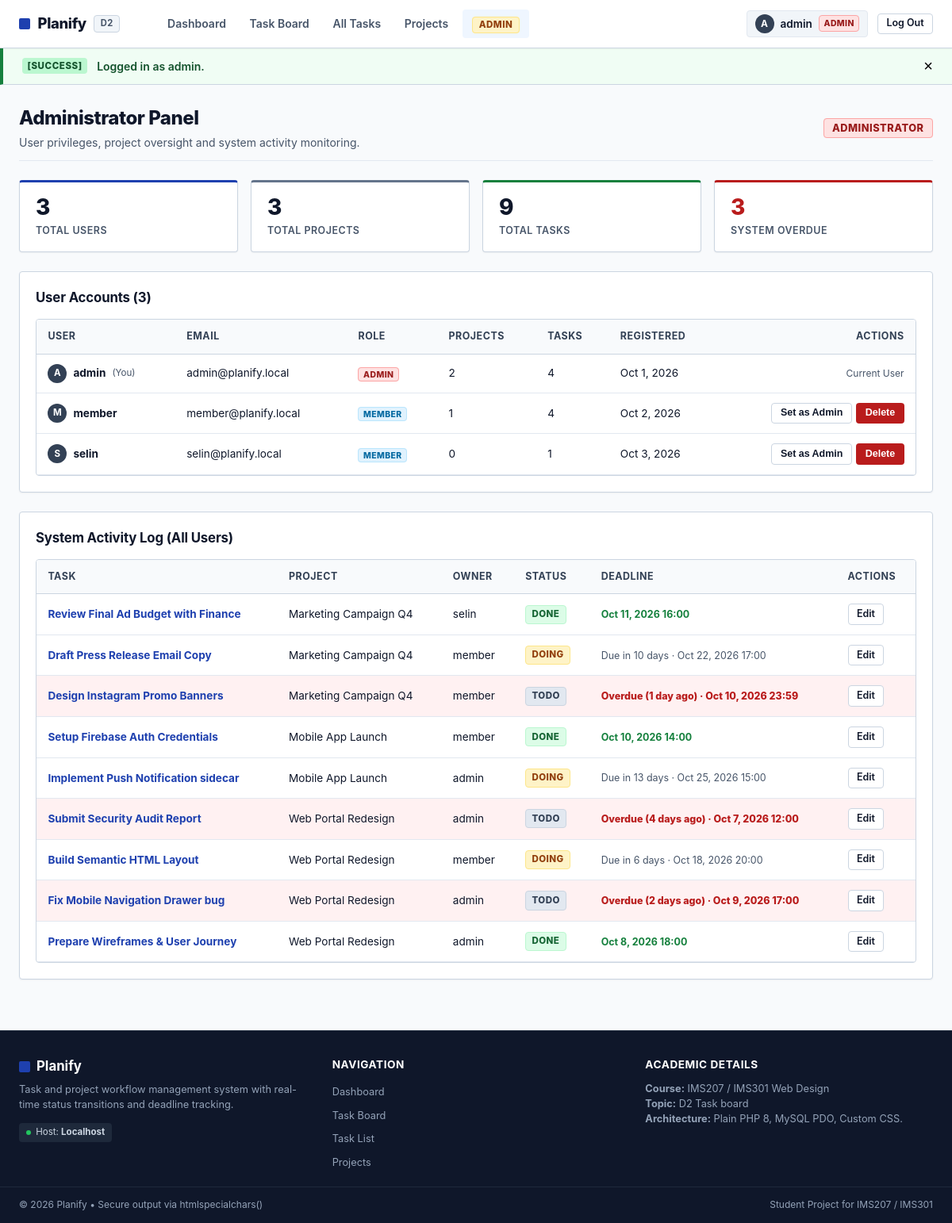
/admin.php (signed in), run on the app's committed database.
### tables this page shows
CREATE TABLE `users` (
  `id` INT AUTO_INCREMENT PRIMARY KEY,
  `username` VARCHAR(50) NOT NULL UNIQUE,
  `email` VARCHAR(100) NOT NULL UNIQUE,
  `password` VARCHAR(255) NOT NULL,
  `role` ENUM('member', 'admin') NOT NULL DEFAULT 'member',
  `avatar` VARCHAR(255) DEFAULT NULL,
  `created_at` DATETIME NOT NULL DEFAULT CURRENT_TIMESTAMP
);

CREATE TABLE `tasks` (
  `id` INT AUTO_INCREMENT PRIMARY KEY,
  `project_id` INT NOT NULL,
  `user_id` INT NOT NULL,
  `title` VARCHAR(150) NOT NULL,
  `description` TEXT DEFAULT NULL,
  `status` ENUM('todo', 'doing', 'done') NOT NULL DEFAULT 'todo',
  `priority` ENUM('low', 'medium', 'high') NOT NULL DEFAULT 'medium',
  `deadline` DATETIME DEFAULT NULL,
  `attachment` VARCHAR(255) DEFAULT NULL,
  `created_at` DATETIME NOT NULL DEFAULT CURRENT_TIMESTAMP,
  `updated_at` DATETIME NOT NULL DEFAULT CURRENT_TIMESTAMP ON UPDATE CURRENT_TIMESTAMP,
  CONSTRAINT `fk_tasks_project` FOREIGN KEY (`project_id`) REFERENCES `projects` (`id`) ON DELETE CASCADE,
  CONSTRAINT `fk_tasks_user` FOREIGN KEY (`user_id`) REFERENCES `users` (`id`) ON DELETE CASCADE
);

CREATE TABLE `projects` (
  `id` INT AUTO_INCREMENT PRIMARY KEY,
  `user_id` INT NOT NULL,
  `title` VARCHAR(100) NOT NULL,
  `description` TEXT DEFAULT NULL,
  `color` VARCHAR(20) NOT NULL DEFAULT '#4f46e5',
  `created_at` DATETIME NOT NULL DEFAULT CURRENT_TIMESTAMP,
  CONSTRAINT `fk_projects_user` FOREIGN KEY (`user_id`) REFERENCES `users` (`id`) ON DELETE CASCADE
);

### functions.php (called while the page is built, shortened)
<?php
function e(?string $value): string {
    return htmlspecialchars($value ?? '', ENT_QUOTES, 'UTF-8');
}
function is_logged_in(): bool {
    return isset($_SESSION['user_id']);
}
function current_user(): ?array {
    return [
        'id' => $_SESSION['user_id'],
        'username' => $_SESSION['username'] ?? '',
        'email' => $_SESSION['email'] ?? '',
        'role' => $_SESSION['role'] ?? 'member',
        'avatar' => $_SESSION['avatar'] ?? null,
    ];
}
function is_admin(): bool {
    return isset($_SESSION['role']) && $_SESSION['role'] === 'admin';
}
function get_flash(): ?array {
    if (isset($_SESSION['flash'])) {
        $flash = $_SESSION['flash'];
        return $flash;
    }
    return null;
}
function is_task_overdue(?string $deadline, string $status): bool {
    if (empty($deadline) || $status === 'done') {
        return false;
    }
    $now = new DateTime('now', new DateTimeZone('Europe/Istanbul'));
    $deadlineDate = new DateTime($deadline, new DateTimeZone('Europe/Istanbul'));
    return $deadlineDate < $now;
}
function format_deadline_badge(?string $deadline, string $status): array {
    $now = new DateTime('now', new DateTimeZone('Europe/Istanbul'));
    $deadlineDate = new DateTime($deadline, new DateTimeZone('Europe/Istanbul'));
    $isOverdue = ($status !== 'done' && $deadlineDate < $now);
    $diff = $now->diff($deadlineDate);
    $formattedDate = $deadlineDate->format('M j, Y H:i');
    if ($status === 'done') {
        return [
            'text' => $formattedDate,
            'class' => 'badge-done',
            'is_overdue' => false,
        ];
    }
    if ($isOverdue) {
        $days = $diff->days;
        if ($days == 0) {
            $overdueText = 'Overdue (Today)';
        } elseif ($days == 1) {
            $overdueText = 'Overdue (1 day ago)';
        } else {
            $overdueText = "Overdue ($days days ago)";
        }
        return [
            'text' => $overdueText . ' · ' . $formattedDate,
            'class' => 'badge-overdue',
            'is_overdue' => true,
        ];
    }
    if ($diff->days == 0) {
        return [
            'text' => 'Due today · ' . $deadlineDate->format('H:i'),
            'class' => 'badge-warning',
            'is_overdue' => false,
        ];
    } elseif ($diff->days == 1) {
        return [
            'text' => 'Due tomorrow · ' . $deadlineDate->format('H:i'),
            'class' => 'badge-info',
            'is_overdue' => false,
        ];
    } else {
        return [
            'text' => 'Due in ' . $diff->days . ' days · ' . $formattedDate,
            'class' => 'badge-normal',
            'is_overdue' => false,
        ];
    }
}

### admin.php (the view, shortened to what this page needs)
<?php
require_once 'config.php';
require_once 'functions.php';
try {
    $statUsers = (int)$pdo->query("SELECT COUNT(*) FROM users")->fetchColumn();
    $statProjects = (int)$pdo->query("SELECT COUNT(*) FROM projects")->fetchColumn();
    $statTasks = (int)$pdo->query("SELECT COUNT(*) FROM tasks")->fetchColumn();
    $statOverdue = (int)$pdo->query("SELECT COUNT(*) FROM tasks WHERE status != 'done' AND deadline IS NOT NULL AND deadline < NOW()")->fetchColumn();
    $userList = $pdo->query("SELECT u.*,
        COUNT(DISTINCT p.id) AS project_count,
        COUNT(DISTINCT t.id) AS task_count
        FROM users u
        LEFT JOIN projects p ON u.id = p.user_id
        LEFT JOIN tasks t ON u.id = t.user_id
        GROUP BY u.id
        ORDER BY u.created_at ASC")->fetchAll();
    $allTasks = $pdo->query("SELECT t.*, p.title AS project_title, u.username AS creator_name
                             FROM tasks t
                             JOIN projects p ON t.project_id = p.id
                             JOIN users u ON t.user_id = u.id
                             ORDER BY t.created_at DESC LIMIT 10")->fetchAll();
} catch (PDOException $e) {
    die("Admin query error: " . $e->getMessage());
}
require_once 'header.php';
?>
<div class="page-header">
    <div>
        <h1 class="page-title">Administrator Panel</h1>
        <p class="page-subtitle">User privileges, project oversight and system activity monitoring.</p>
    </div>
    <div>
        <span class="user-role-pill role-admin" style="font-size: 0.8rem; padding: 0.25rem 0.65rem;">
            ADMINISTRATOR
        </span>
    </div>
</div>
<div class="stats-grid">
    <div class="stat-card stat-card-primary">
        <div class="stat-number"><?= $statUsers ?></div>
        <div class="stat-label">Total Users</div>
    </div>
    <div class="stat-card">
        <div class="stat-number"><?= $statProjects ?></div>
        <div class="stat-label">Total Projects</div>
    </div>
    <div class="stat-card stat-card-success">
        <div class="stat-number"><?= $statTasks ?></div>
        <div class="stat-label">Total Tasks</div>
    </div>
    <div class="stat-card stat-card-danger">
        <div class="stat-number" style="color: var(--danger);"><?= $statOverdue ?></div>
        <div class="stat-label">System Overdue</div>
    </div>
</div>
<div class="card">
    <h2 class="card-title">User Accounts (<?= count($userList) ?>)</h2>
    <div class="table-responsive">
        <table class="data-table">
            <thead>
                <tr>
                    <th>User</th>
                    <th>Email</th>
                    <th>Role</th>
                    <th>Projects</th>
                    <th>Tasks</th>
                    <th>Registered</th>
                    <th style="text-align: right;">Actions</th>
                </tr>
            </thead>
            <tbody>
                <?php foreach ($userList as $u): ?>
                    <tr>
                        <td>
                            <div style="display: flex; align-items: center; gap: 0.5rem;">
                                <?php if (!empty($u['avatar']) && file_exists('uploads/' . $u['avatar'])): ?>
                                    <img src="uploads/<?= e($u['avatar']) ?>" alt="<?= e($u['username']) ?>" class="nav-avatar">
                                <?php else: ?>
                                    <span class="nav-avatar-fallback" style="width:24px; height:24px; font-size:0.72rem;">
                                        <?= strtoupper(substr($u['username'], 0, 1)) ?>
                                    </span>
                                <?php endif; ?>
                                <strong><?= e($u['username']) ?></strong>
                                <?php if ((int)$u['id'] === (int)$user['id']): ?>
                                    <span style="font-size: 0.72rem; color: var(--text-muted);">(You)</span>
                                <?php endif; ?>
                            </div>
                        </td>
                        <td><?= e($u['email']) ?></td>
                        <td>
                            <span class="user-role-pill role-<?= e($u['role']) ?>">
                                <?= strtoupper(e($u['role'])) ?>
                            </span>
                        </td>
                        <td><?= (int)$u['project_count'] ?></td>
                        <td><?= (int)$u['task_count'] ?></td>
                        <td><?= date('M j, Y', strtotime($u['created_at'])) ?></td>
                        <td style="text-align: right;">
                            <div class="table-actions" style="justify-content: flex-end;">
                                <?php if ((int)$u['id'] !== (int)$user['id']): ?>
                                    <form method="POST" action="admin.php" style="display:inline;">
                                        <button type="submit" class="btn btn-outline btn-sm" title="Change Role">
                                            <?= $u['role'] === 'admin' ? 'Set as Member' : 'Set as Admin' ?>
                                        </button>
                                    </form>
                                    <form method="POST" action="admin.php" style="display:inline;" onsubmit="return confirm('Delete user \'<?= e($u['username']) ?>\' and associated data?');">
                                        <button type="submit" class="btn btn-danger btn-sm">Delete</button>
                                    </form>
                                <?php else: ?>
                                    <span style="font-size: 0.75rem; color: var(--text-muted);">Current User</span>
                                <?php endif; ?>
                            </div>
                        </td>
                    </tr>
                <?php endforeach; ?>
            </tbody>
        </table>
    </div>
</div>
<div class="card">
    <h2 class="card-title">System Activity Log (All Users)</h2>
    <div class="table-responsive">
        <table class="data-table">
            <thead>
                <tr>
                    <th>Task</th>
                    <th>Project</th>
                    <th>Owner</th>
                    <th>Status</th>
                    <th>Deadline</th>
                    <th>Actions</th>
                </tr>
            </thead>
            <tbody>
                <?php foreach ($allTasks as $at):
                    $isOd = is_task_overdue($at['deadline'], $at['status']);
                    $dbadge = format_deadline_badge($at['deadline'], $at['status']);
                ?>
                    <tr class="<?= $isOd ? 'row-overdue' : '' ?>">
                        <td>
                            <a href="task-edit.php?id=<?= $at['id'] ?>"><strong><?= e($at['title']) ?></strong></a>
                        </td>
                        <td><?= e($at['project_title']) ?></td>
                        <td><?= e($at['creator_name']) ?></td>
                        <td>
                            <span class="table-status-pill status-<?= e($at['status']) ?>">
                                <?= strtoupper(e($at['status'])) ?>
                            </span>
                        </td>
                        <td>
                            <span class="<?= $dbadge['class'] ?>" style="font-size: 0.78rem;">
                                <?= e($dbadge['text']) ?>
                            </span>
                        </td>
                        <td>
                            <a href="task-edit.php?id=<?= $at['id'] ?>" class="btn btn-outline btn-sm">Edit</a>
                        </td>
                    </tr>
                <?php endforeach; ?>
            </tbody>
        </table>
    </div>
</div>
<?php require_once 'footer.php'; ?>

### header.php (shortened to what this page needs)
<?php
require_once 'functions.php';
$user = current_user();
$currentPage = basename($_SERVER['PHP_SELF']);
$flash = get_flash();
?>
<!DOCTYPE html>
<html lang="en">
<head>
    <link rel="stylesheet" href="css/style.css">
</head>
<body>
    <header class="site-header">
        <div class="header-container">
            <a href="index.php" class="brand-logo">
                <span class="logo-mark"></span>
                <span class="logo-text">Planify</span>
                <span class="badge-topic">D2</span>
            </a>
            <nav class="site-nav" id="siteNav">
                <ul class="nav-links">
                    <li>
                        <a href="index.php" class="<?= $currentPage === 'index.php' ? 'active' : '' ?>">
                            Dashboard
                        </a>
                    </li>
                    <li>
                        <a href="board.php" class="<?= $currentPage === 'board.php' ? 'active' : '' ?>">
                            Task Board
                        </a>
                    </li>
                    <li>
                        <a href="tasks.php" class="<?= in_array($currentPage, ['tasks.php', 'task-create.php', 'task-edit.php']) ? 'active' : '' ?>">
                            All Tasks
                        </a>
                    </li>
                    <li>
                        <a href="projects.php" class="<?= $currentPage === 'projects.php' ? 'active' : '' ?>">
                            Projects
                        </a>
                    </li>
                    <?php if (is_admin()): ?>
                        <li>
                            <a href="admin.php" class="<?= $currentPage === 'admin.php' ? 'active' : '' ?>">
                                <span class="admin-badge">Admin</span>
                            </a>
                        </li>
                    <?php endif; ?>
                </ul>
                <div class="user-nav-actions">
                    <?php if ($user): ?>
                        <div class="user-profile-menu">
                            <a href="profile.php" class="user-badge-link" title="User Profile">
                                <?php if (!empty($user['avatar']) && file_exists('uploads/' . $user['avatar'])): ?>
                                    <img src="uploads/<?= e($user['avatar']) ?>" alt="<?= e($user['username']) ?>" class="nav-avatar">
                                <?php else: ?>
                                    <span class="nav-avatar-fallback"><?= strtoupper(substr($user['username'], 0, 1)) ?></span>
                                <?php endif; ?>
                                <span class="nav-username"><?= e($user['username']) ?></span>
                                <span class="user-role-pill role-<?= e($user['role']) ?>"><?= strtoupper(e($user['role'])) ?></span>
                            </a>
                            <a href="logout.php" class="btn btn-outline btn-sm">Log Out</a>
                        </div>
                    <?php endif; ?>
                </div>
            </nav>
        </div>
    </header>
    <?php if ($flash): ?>
        <div class="flash-banner flash-<?= e($flash['type']) ?>">
            <div class="flash-content">
                <span class="flash-tag">[<?= strtoupper(e($flash['type'])) ?>]</span>
                <span class="flash-message"><?= e($flash['message']) ?></span>
                <button class="flash-close" onclick="this.parentElement.parentElement.remove();">&times;</button>
            </div>
        </div>
    <?php endif; ?>
    <main class="main-content">

### data on the page
users: username "A", username "admin", role "ADMIN", shows "(You)", email "admin@planify.local", project_count "2", task_count "4", created_at "Oct 1, 2026", shows "Current User"
users: username "M", username "member", email "member@planify.local", role "MEMBER", project_count "1", task_count "4", created_at "Oct 2, 2026", shows "Set as Admin"
users: username "S", username "selin", email "selin@planify.local", role "MEMBER", project_count "0", task_count "1", created_at "Oct 3, 2026", shows "Set as Admin"
tasks: title "Review Final Ad Budget with Finance", project.title "Marketing Campaign Q4", user.username "selin", status "DONE", deadline+status "Oct 11, 2026 16:00"
tasks: title "Draft Press Release Email Copy", project.title "Marketing Campaign Q4", user.username "member", status "DOING", deadline+status "Due in 10 days · Oct 22, 2026 17:00"
tasks: title "Design Instagram Promo Banners", project.title "Marketing Campaign Q4", user.username "member", status "TODO", text "Overdue (1 day ago) · Oct 10, 2026 23:59"
tasks: title "Setup Firebase Auth Credentials", project.title "Mobile App Launch", user.username "member", status "DONE", deadline+status "Oct 10, 2026 14:00"
tasks: title "Implement Push Notification sidecar", project.title "Mobile App Launch", user.username "admin", status "DOING", deadline+status "Due in 13 days · Oct 25, 2026 15:00"
tasks: title "Submit Security Audit Report", project.title "Web Portal Redesign", user.username "admin", status "TODO", deadline+status "Overdue (4 days ago) · Oct 7, 2026 12:00"
tasks: title "Build Semantic HTML Layout", project.title "Web Portal Redesign", user.username "member", status "DOING", deadline+status "Due in 6 days · Oct 18, 2026 20:00"
tasks: title "Fix Mobile Navigation Drawer bug", project.title "Web Portal Redesign", user.username "admin", status "TODO", deadline+status "Overdue (2 days ago) · Oct 9, 2026 17:00"
tasks: title "Prepare Wireframes & User Journey", project.title "Web Portal Redesign", user.username "admin", status "DONE", deadline+status "Oct 8, 2026 18:00"

### other printed values
$flash['type'] "SUCCESS"
$flash['message'] "Logged in as admin."
$statUsers "3"
$statProjects "3"
$statTasks "9"
$statOverdue "3"
count($userList) "3"
